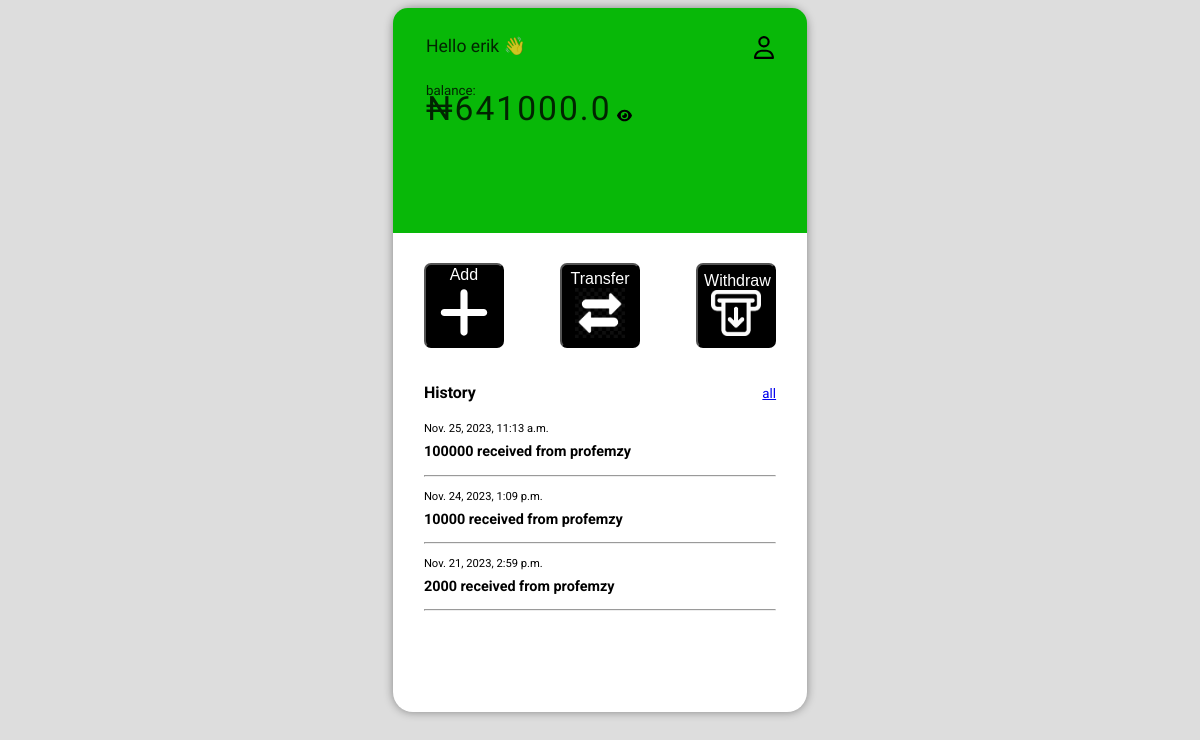
Page / (signed in) on the committed database.
### base/models.py (models this page shows, shortened)
class Account(models.Model):
    user = models.ForeignKey(User, on_delete=models.CASCADE)
    balance = models.FloatField()
    account_number = models.BigIntegerField(editable=True, unique=True)
    account_name = models.CharField(max_length=200)
    updated = models.DateTimeField(auto_now=True)
    created = models.DateTimeField(auto_now_add=True)
    def __str__(self):
        return self.account_name

class Action(models.Model):
    account = models.ForeignKey(Account, on_delete=models.CASCADE, related_name="senders_account")
    receiver_account = models.ForeignKey(Account, on_delete=models.CASCADE, related_name="receivers_account")
    amount = models.IntegerField()
    transaction_type = models.CharField(max_length=100)
    updated = models.DateTimeField(auto_now=True, editable=True)
    created = models.DateTimeField(auto_now_add=True, editable=True)
    class Meta:
        ordering = ['-created', '-updated']

### base/views.py (the view)
# urls.py: path('', views.home, name='home'),
@login_required(login_url='/login')
def home(request):
    actions = Action.objects.all()
    account = Account.objects.get(user=request.user)
    filtered_actions = []
    for action in actions:
        if action.receiver_account == account or action.account == account:
            filtered_actions.append(action)
    context = {'account': account, 'actions': filtered_actions[:3]}
    return render(request, 'base/home.html', context)

### base/templates/base/home.html (shortened to what this page needs)
{% extends 'main.html' %}
{% block content %}
{% load static %}
<link rel="stylesheet" href="{% static 'styles/home_styles.css' %}">
<div class="finance-div">
    <div class="finance-innerdiv">
        <a href="{% url 'add-money' %}" class="add-link">
            <button class="add-btn">
                Add
                <br>
                <img src="{% static 'images/plus-solid.svg' %}" alt="">
            </button>
        </a>
        <a href="{% url 'transfer' account.id %}" class="transfer-link">
            <button class="transfer-btn">
                Transfer
                <br>
                <img src="{% static 'images/trasfer-icon.png' %}" alt="">
            </button>
        </a>
        <a href="" class="withdraw-link">
            <button class="withdraw-btn">
                Withdraw
                <br>
                <img src="{% static 'images/withdraw-image.png' %}" alt="">
            </button>
        </a>
    </div>
</div>
<div class="account-history-div">
    <div class="account-history-innerdiv">
        <div class="history-header-div">
            <h4 class="history-header">History</h4>
            <a href="{% url 'transaction-history' %}" class="all-history-link">
                <small>all</small>
            </a>
        </div>
        {% for action in actions %}
        {% if action.receiver_account.user == request.user %}
        <small class="transaction_created">{{action.created}}</small>
        <h3 class="transaction">{{action.amount}} received from
            {{action.account}}</h3>
        <hr>
        {% endif %}
        {% endfor %}
    </div>
</div>
{% endblock content %}

### templates/main.html (shortened to what this page needs)
<!DOCTYPE html>
{% load static %}
<html lang="en">
<head>
    <link rel="stylesheet" href="{% static 'styles/main.css' %}">
</head>
<body>
    <main>
        <div class="home-container">
            <div class="account-info-div">
                <div class="account-info-innerdiv">
                    <div class="head">
                        <p class="salutation-txt">Hello {{account.account_name}} 👋</p>
                        <img src="{% static 'images/user-regular.svg' %}" alt="" class="profile-img">
                    </div>
                    <div class="balance-div">
                        <small class="balance-label">balance:</small>
                        <div class="balance-innerdiv">
                            <h3 class="balance" id="balance">₦{{account.balance}}</h3>
                            <img src="{% static 'images/eye-solid.svg' %}" alt="" class="view-icon" id="view-icon">
                        </div>
                    </div>
                </div>
            </div>
            {% block content %}
            {% endblock content %}
        </div>
    </main>
</body>
</html>

### static/styles/main.css (style rules this page uses)
body { font-family: 'Roboto', sans-serif; background-color: #ddd; }
main { width: 100%; height: 100%; display: flex; justify-content: center; align-items: center; }
.home-container { background-color: #fff; width: 35%; height: 88vh; border-radius: 20px; box-shadow: 0 0 10px hsl(0, 0%, 0%, .4); }
.account-info-div { width: 100%; height: 32%; background-color: rgb(8, 184, 8); border-top-right-radius: 15px; border-top-left-radius: 15px; color: hsl(0, 0%, 0%, .8); display: flex; justify-content: center; font-family: 'Agbalumo'; }
.account-info-innerdiv { width: 84%; padding-top: 10px; }
.head { display: grid; grid-template-columns: auto auto; width: 100%; }
.salutation-txt { font-weight: 300; font-size: 1.1em; }
.balance { font-weight: 400; font-size: 2.1em; letter-spacing: 2px; margin-top: -10px; }
.profile-img { width: 20px; justify-self: right; margin-top: 18px; cursor: pointer; }
.balance-label { margin-bottom: 0; }
.balance-div { margin-top: 7px; }
.balance-innerdiv { display: flex; }
.view-icon { width: 15px; margin-top: -30px; margin-left: 5px; }

### static/styles/home_styles.css (style rules this page uses)
.finance-div { display: flex; justify-content: center; width: 100%; margin-top: 10px; margin-bottom: 35px; }
.finance-innerdiv { display: grid; grid-template-columns: auto auto auto; width: 85%; margin-top: 20px; }
.finance-innerdiv>a>button { background-color: black; color: #fff; font-size: 100%; width: 80px; height: 85px; border-radius: 7px; cursor: pointer; }
.finance-innerdiv>a>button>img { filter: invert(100%) sepia(0%) saturate(0%) hue-rotate(49deg) brightness(103%) contrast(103%); width: 50px; }
.add-link { justify-self: left; }
.transfer-link { justify-self: center; }
.withdraw-link { justify-self: right; }
.account-history-div { display: flex; justify-content: center; margin-top: 20px; }
.account-history-innerdiv { width: 85%; }
.history-header-div { display: grid; grid-template-columns: auto auto; margin-bottom: 15px; }
.history-header { margin: 0; }
.all-history-link { justify-self: right; }
.transaction_created { font-size: .7em; }
.transaction { font-size: .9em; font-weight: 700; margin-top: 7px; }

### rows in the picture
Account: account_name "erik", balance "641000.0"
Action: created "Nov. 25, 2023, 11:13 a.m.", amount "100000", account "profemzy"
Action: created "Nov. 24, 2023, 1:09 p.m.", amount "10000", account "profemzy"
Action: created "Nov. 21, 2023, 2:59 p.m.", amount "2000", account "profemzy"
